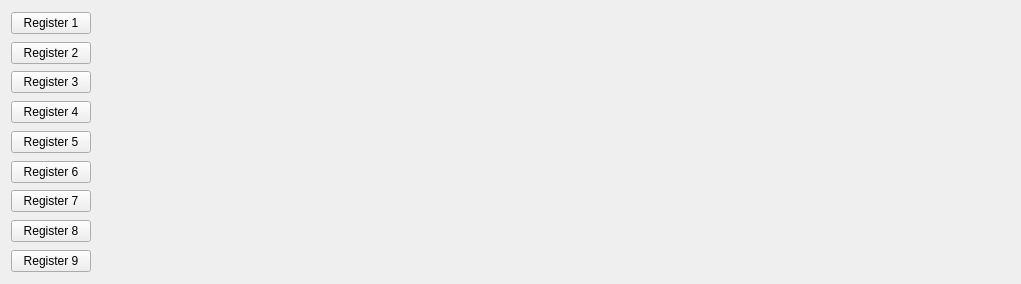
       <widget class="QWidget" name="scrollAreaWidgetContents_3">
        <property name="geometry">
         <rect>
          <x>0</x>
          <y>0</y>
          <width>1021</width>
          <height>284</height>
         </rect>
        </property>
        <layout class="QHBoxLayout" name="horizontalLayout_17">
         <item>
          <layout class="QVBoxLayout" name="verticalLayout">
           <item>
            <layout class="QHBoxLayout" name="horizontalLayout_8">
             <item>
              <widget class="QPushButton" name="PB_Register1">
               <property name="enabled">
                <bool>true</bool>
               </property>
               <property name="text">
                <string>Register 1</string>
               </property>
               <property name="autoDefault">
                <bool>false</bool>
               </property>
              </widget>
             </item>
             <item>
              <widget class="QLabel" name="LB_Register1">
               <property name="sizePolicy">
                <sizepolicy hsizetype="Preferred" vsizetype="Preferred">
                 <horstretch>1</horstretch>
                 <verstretch>0</verstretch>
                </sizepolicy>
               </property>
               <property name="mouseTracking">
                <bool>true</bool>
               </property>
               <property name="acceptDrops">
                <bool>true</bool>
               </property>
               <property name="text">
                <string/>
               </property>
              </widget>
             </item>
            </layout>
           </item>
           <item>
            <layout class="QHBoxLayout" name="horizontalLayout_9">
             <item>
              <widget class="QPushButton" name="PB_Register2">
               <property name="enabled">
                <bool>true</bool>
               </property>
               <property name="text">
                <string>Register 2</string>
               </property>
               <property name="autoDefault">
                <bool>false</bool>
               </property>
              </widget>
             </item>
             <item>
              <widget class="QLabel" name="LB_Register2">
               <property name="sizePolicy">
                <sizepolicy hsizetype="Preferred" vsizetype="Preferred">
                 <horstretch>1</horstretch>
                 <verstretch>0</verstretch>
                </sizepolicy>
               </property>
               <property name="text">
                <string/>
               </property>
              </widget>
             </item>
            </layout>
           </item>
           <item>
            <layout class="QHBoxLayout" name="horizontalLayout_10">
             <item>
              <widget class="QPushButton" name="PB_Register3">
               <property name="enabled">
                <bool>true</bool>
               </property>
               <property name="text">
                <string>Register 3</string>
               </property>
               <property name="autoDefault">
                <bool>false</bool>
               </property>
              </widget>
             </item>
             <item>
              <widget class="QLabel" name="LB_Register3">
               <property name="sizePolicy">
                <sizepolicy hsizetype="Preferred" vsizetype="Preferred">
                 <horstretch>1</horstretch>
                 <verstretch>0</verstretch>
                </sizepolicy>
               </property>
               <property name="text">
                <string/>
               </property>
              </widget>
             </item>
            </layout>
           </item>
           <item>
            <layout class="QHBoxLayout" name="horizontalLayout_11">
             <item>
              <widget class="QPushButton" name="PB_Register4">
               <property name="enabled">
                <bool>true</bool>
               </property>
               <property name="text">
                <string>Register 4</string>
               </property>
               <property name="autoDefault">
                <bool>false</bool>
               </property>
              </widget>
             </item>
             <item>
              <widget class="QLabel" name="LB_Register4">
               <property name="sizePolicy">
                <sizepolicy hsizetype="Preferred" vsizetype="Preferred">
                 <horstretch>1</horstretch>
                 <verstretch>0</verstretch>
                </sizepolicy>
               </property>
               <property name="text">
                <string/>
               </property>
              </widget>
             </item>
            </layout>
           </item>
           <item>
            <layout class="QHBoxLayout" name="horizontalLayout_12">
             <item>
              <widget class="QPushButton" name="PB_Register5">
               <property name="enabled">
                <bool>true</bool>
               </property>
               <property name="text">
                <string>Register 5</string>
               </property>
               <property name="autoDefault">
                <bool>false</bool>
               </property>
              </widget>
             </item>
             <item>
              <widget class="QLabel" name="LB_Register5">
               <property name="sizePolicy">
                <sizepolicy hsizetype="Preferred" vsizetype="Preferred">
                 <horstretch>1</horstretch>
                 <verstretch>0</verstretch>
                </sizepolicy>
               </property>
               <property name="text">
                <string/>
               </property>
              </widget>
             </item>
            </layout>
           </item>
           <item>
            <layout class="QHBoxLayout" name="horizontalLayout_13">
             <item>
              <widget class="QPushButton" name="PB_Register6">
               <property name="enabled">
                <bool>true</bool>
               </property>
               <property name="text">
                <string>Register 6</string>
               </property>
               <property name="autoDefault">
                <bool>false</bool>
               </property>
              </widget>
             </item>
             <item>
              <widget class="QLabel" name="LB_Register6">
               <property name="sizePolicy">
                <sizepolicy hsizetype="Preferred" vsizetype="Preferred">
                 <horstretch>1</horstretch>
                 <verstretch>0</verstretch>
                </sizepolicy>
               </property>
               <property name="text">
                <string/>
               </property>
              </widget>
             </item>
            </layout>
           </item>
           <item>
            <layout class="QHBoxLayout" name="horizontalLayout_14">
             <item>
              <widget class="QPushButton" name="PB_Register7">
               <property name="enabled">
                <bool>true</bool>
               </property>
               <property name="text">
                <string>Register 7</string>
               </property>
               <property name="autoDefault">
                <bool>false</bool>
               </property>
              </widget>
             </item>
             <item>
              <widget class="QLabel" name="LB_Register7">
               <property name="sizePolicy">
                <sizepolicy hsizetype="Preferred" vsizetype="Preferred">
                 <horstretch>1</horstretch>
                 <verstretch>0</verstretch>
                </sizepolicy>
               </property>
               <property name="text">
                <string/>
               </property>
              </widget>
             </item>
            </layout>
           </item>
           <item>
            <layout class="QHBoxLayout" name="horizontalLayout_15">
             <item>
              <widget class="QPushButton" name="PB_Register8">
               <property name="enabled">
                <bool>true</bool>
               </property>
               <property name="text">
                <string>Register 8</string>
               </property>
               <property name="autoDefault">
                <bool>false</bool>
               </property>
              </widget>
             </item>
             <item>
              <widget class="QLabel" name="LB_Register8">
               <property name="sizePolicy">
                <sizepolicy hsizetype="Preferred" vsizetype="Preferred">
                 <horstretch>1</horstretch>
                 <verstretch>0</verstretch>
                </sizepolicy>
               </property>
               <property name="text">
                <string/>
               </property>
              </widget>
             </item>
            </layout>
           </item>
           <item>
            <layout class="QHBoxLayout" name="horizontalLayout_16">
             <item>
              <widget class="QPushButton" name="PB_Register9">
               <property name="enabled">
                <bool>true</bool>
               </property>
               <property name="text">
                <string>Register 9</string>
               </property>
               <property name="autoDefault">
                <bool>false</bool>
               </property>
              </widget>
             </item>
             <item>
              <widget class="QLabel" name="LB_Register9">
               <property name="sizePolicy">
                <sizepolicy hsizetype="Preferred" vsizetype="Preferred">
                 <horstretch>1</horstretch>
                 <verstretch>0</verstretch>
                </sizepolicy>
               </property>
               <property name="text">
                <string/>
               </property>
              </widget>
             </item>
            </layout>
           </item>
          </layout>
         </item>
        </layout>
       </widget>
